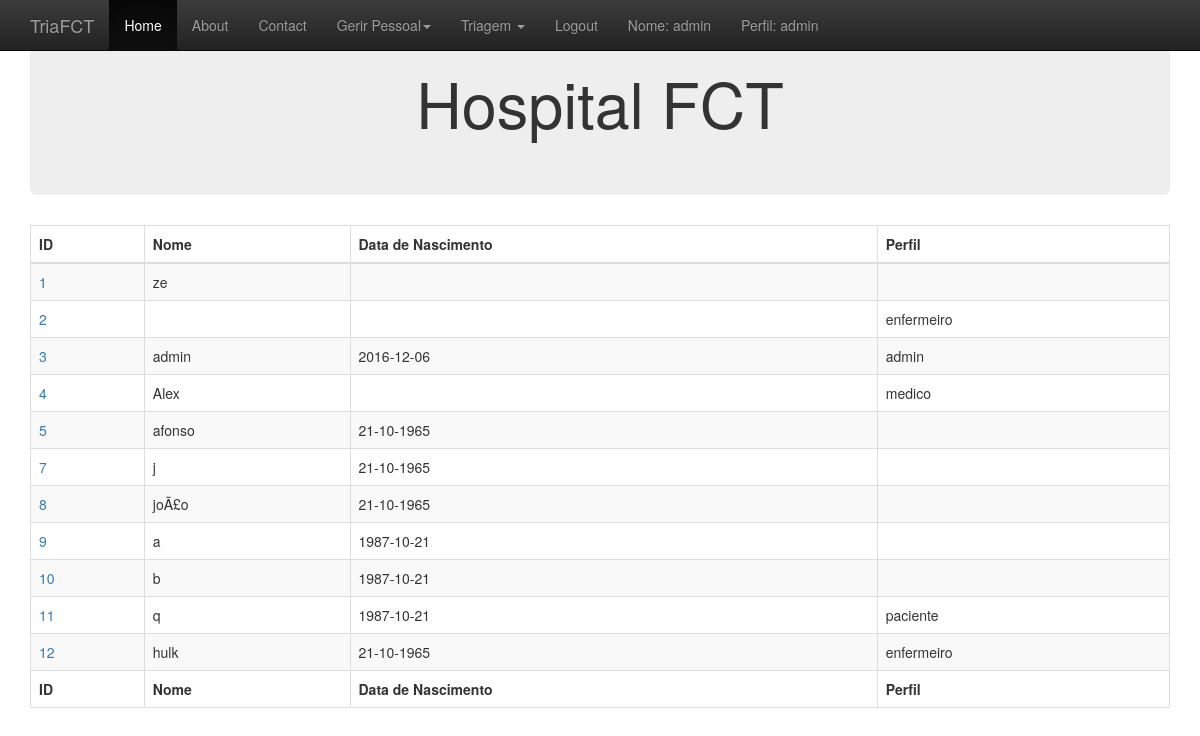
Before: /index.php?operacao=listarpessoas (signed in) with the older database file.
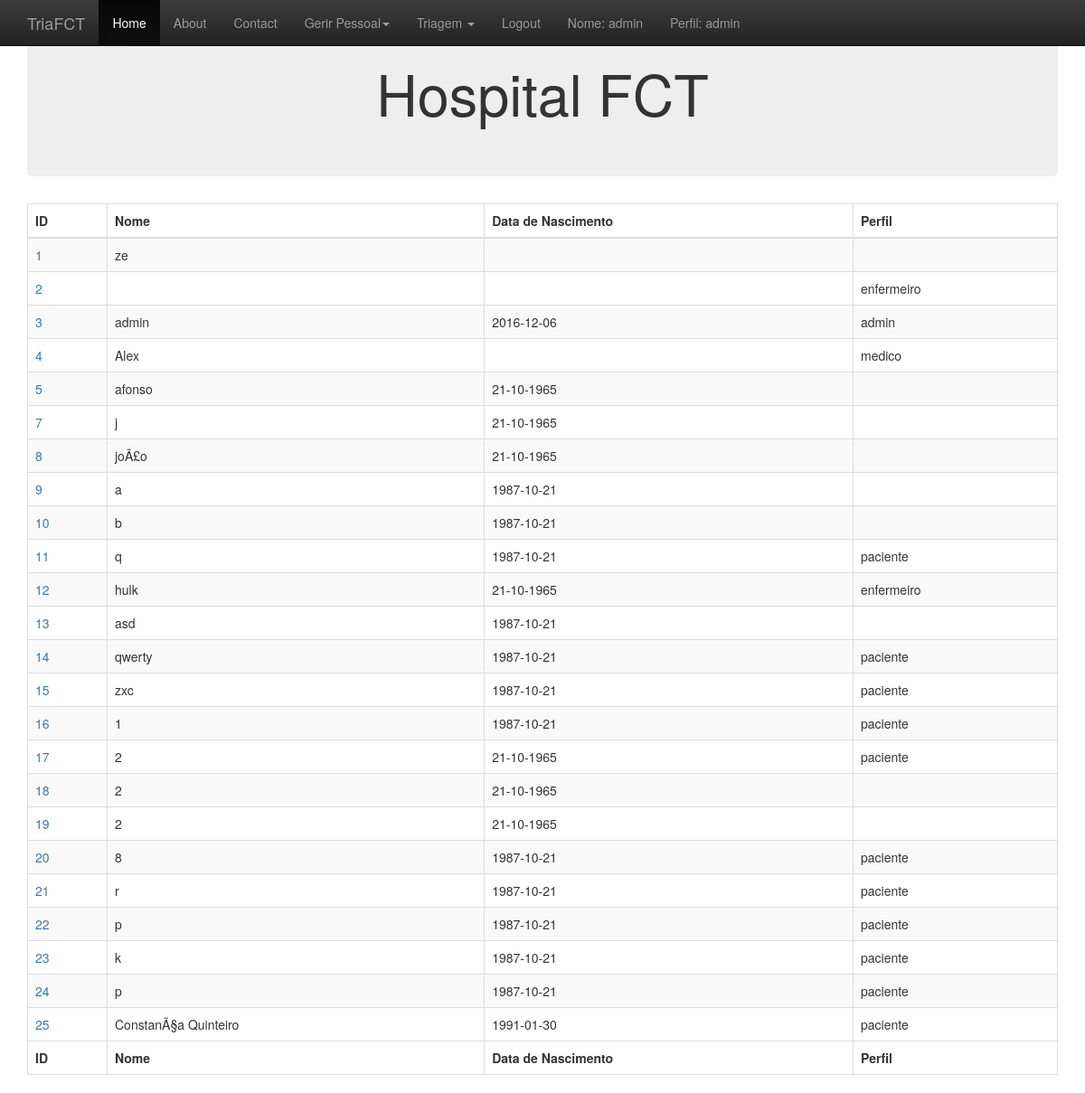
After: the same page with the newer database file.
### tables this page shows
CREATE TABLE `users` (
  `UserId` int(11) NOT NULL,
  `Nome` text NOT NULL,
  `Morada` text NOT NULL,
  `Contacto` int(11) NOT NULL,
  `Sexo` text NOT NULL,
  `DataNascimento` text NOT NULL,
  `NIF` int(11) DEFAULT NULL,
  `Username` text NOT NULL,
  `Password` text NOT NULL,
  `Perfil` text NOT NULL
);

### listarpessoas.php (the view, shortened to what this page needs)
<?php
$link = GetMyConnection();
$sql = "SELECT Userid,Nome,DataNascimento,Perfil FROM Users";
$result = $link->query($sql);
?>
<table id="listprofiles" class="table table-striped table-bordered" cellspacing="0" width="100%">
    <thead>
    <tr>
        <th>ID</th>
        <th>Nome</th>
        <th>Data de Nascimento</th>
        <th>Perfil</th>
    </tr>
    </thead>
    <tfoot>
    <tr>
        <th>ID</th>
        <th>Nome</th>
        <th>Data de Nascimento</th>
        <th>Perfil</th>
    </tr>
    </tfoot>
    <tbody>
    <?php
    if ($result->num_rows > 0) {
        while($row = $result->fetch_assoc()) {
            echo "<tr><td> <a href='index.php?operacao=verperfil&id=".$row['Userid']."'>".$row["Userid"]."</td><td>" . $row["Nome"]. "</td><td> " . $row["DataNascimento"]. "</td><td> " . $row["Perfil"]."</td></tr>";
        }
    } else {
        echo "0 results";
    }
    ?>
    </tbody>
</table>

### index.php (shortened to what this page needs)
<!DOCTYPE html>
<html lang="en">
<head>
    <link href="css/bootstrap.min.css" rel="stylesheet">
    <link href="css/bootstrap-theme.min.css" rel="stylesheet">
    <link href="css/sim.css" rel="stylesheet">
    <link href="https://cdn.datatables.net/1.10.13/css/dataTables.bootstrap.min.css" rel="stylesheet">
    <link rel="stylesheet" href="https://cdnjs.cloudflare.com/ajax/libs/bootstrap-datepicker/1.4.1/css/bootstrap-datepicker3.css"/>
    <link rel="stylesheet" href="https://cdnjs.cloudflare.com/ajax/libs/bootstrap-select/1.12.1/css/bootstrap-select.min.css">
</head>
<body>
<nav class="navbar navbar-inverse navbar-fixed-top">
    <div class="container">
        <div class="navbar-header">
            <a class="navbar-brand" href="index.php">TriaFCT</a>
        </div>
        <div id="navbar" class="navbar-collapse collapse">
            <ul class="nav navbar-nav">
                <li class="active"><a href="#">Home</a></li>
                <li><a href="#about">About</a></li>
                <li><a href="#contact">Contact</a></li>
                <?php
                if (isset($_SESSION['authuser']) && isset($_SESSION['perfil']) && isset($_SESSION['nome'])) {
                    if ($_SESSION['authuser'] == 4) {
                        echo '<li class="dropdown">';
                        echo '<a href="#" class="dropdown-toggle" data-toggle="dropdown" role="button" aria-haspopup="true" aria-expanded="false">Gerir Pessoal<span class="caret"></span></a>';
                        echo '</li>';
                        echo '<li class="dropdown">';
                        echo '<a href="#" class="dropdown-toggle" data-toggle="dropdown" role="button" aria-haspopup="true" aria-expanded="false">Triagem <span class="caret"></span></a>';
                        echo '</li>';
                        echo '<li><a href="index.php?operacao=checklogout">Logout</a></li>';
                        echo '<li><a>Nome: ' . $_SESSION['nome'] . ' </a></li>';
                        echo '<li><a>Perfil: ' . $_SESSION['perfil'] . ' </a></li>';
                    }
                } else {
                    echo '<li><a href="index.php?operacao=showlogin">Login</a></li>';
                }
                ?>
            </ul>
        </div>
    </div>
</nav>
<div class="container theme-showcase" role="main">
    <div class="jumbotron" align="center">
        <h1>Hospital FCT</h1>
    </div>
    <?php
    if (isset($_GET['operacao'])) {
        if ($_GET['operacao'] == 'listarpessoas')
            include 'listarpessoas.php';
    } else {
    }
    ?>
</div>
</body>
</html>

Changed rows visible on the page:
added users: UserId "13", Nome "asd", DataNascimento "1987-10-21"
added users: UserId "14", Nome "qwerty", DataNascimento "1987-10-21", Perfil "paciente"
added users: UserId "15", Nome "zxc", DataNascimento "1987-10-21", Perfil "paciente"
added users: UserId "16", Nome "1", DataNascimento "1987-10-21", Perfil "paciente"
added users: UserId "17", Nome "2", DataNascimento "21-10-1965", Perfil "paciente"
added users: UserId "18", Nome "2", DataNascimento "21-10-1965"
added users: UserId "19", Nome "2", DataNascimento "21-10-1965"
added users: UserId "20", Nome "8", DataNascimento "1987-10-21", Perfil "paciente"
added users: UserId "21", Nome "r", DataNascimento "1987-10-21", Perfil "paciente"
added users: UserId "22", Nome "p", DataNascimento "1987-10-21", Perfil "paciente"
added users: UserId "23", Nome "k", DataNascimento "1987-10-21", Perfil "paciente"
added users: UserId "24", Nome "p", DataNascimento "1987-10-21", Perfil "paciente"
added users: UserId "25", Nome "ConstanÃ§a Quinteiro", DataNascimento "1991-01-30", Perfil "paciente"
